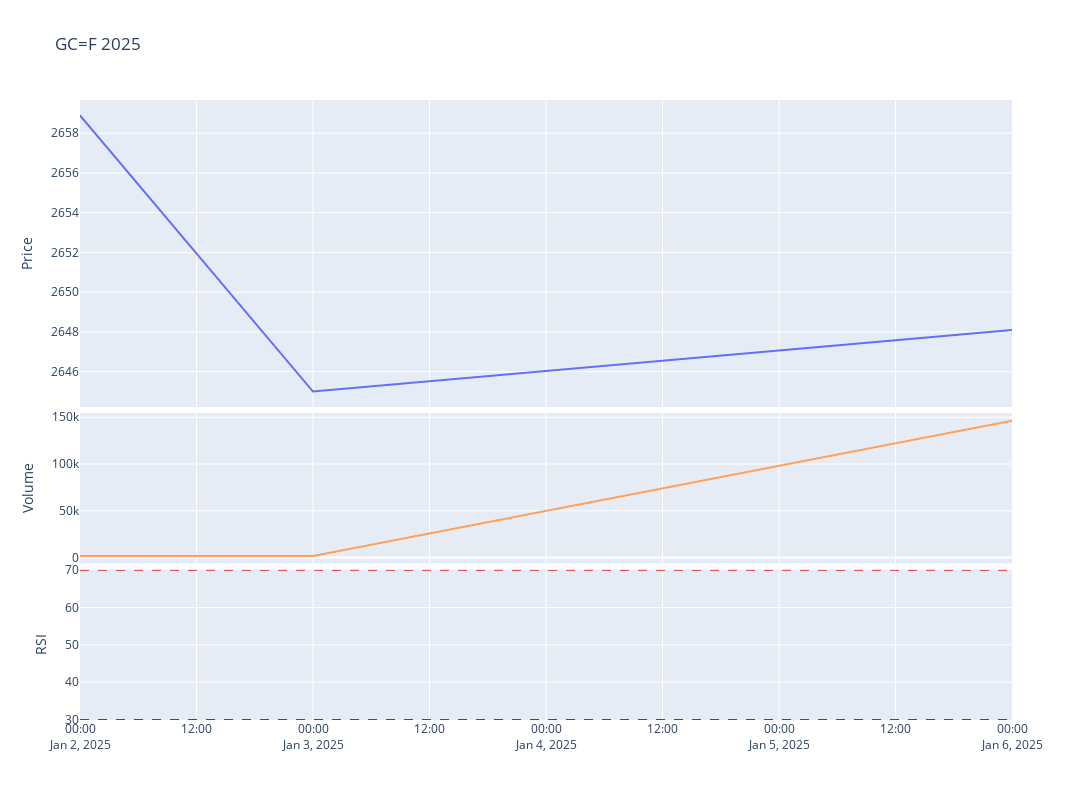

Here is the notebook cell this chart was saved with:
### Code cell
# Plot the adjusted close price
fig = make_subplots(rows=4, cols=1,shared_xaxes=True,vertical_spacing=0.01,specs=[[{'rowspan':2,'colspan':1}],[None],[{'rowspan':1,'colspan':1}],[{'rowspan':1,'colspan':1}]])

# Graph (1,1)
fig.add_trace(go.Scatter(x=stock_ticker['Adj Close'].loc[year].index,y=stock_ticker['Adj Close'].loc[year],mode="lines",name=f'{ticker}'),row=1,col=1)
fig.add_trace(go.Scatter(x=stock_ticker['BB_Lower'].loc[year].index,y=stock_ticker['BB_Lower'].loc[year],mode="lines",name='BB_Lower'),row=1,col=1)
fig.add_trace(go.Scatter(x=stock_ticker['BB_Upper'].loc[year].index,y=stock_ticker['BB_Upper'].loc[year],mode="lines",name='BB_Upper'),row=1,col=1)
fig.add_trace(go.Scatter(x=stock_ticker['MMA20'].loc[year].index,y=stock_ticker['MMA20'].loc[year],mode="lines",name='MMA20'),row=1,col=1)
# Update xaxis properties
fig.update_yaxes(title_text="Price", row=1, col=1)

# Graph (3,1)
fig.add_trace(go.Scatter(x=stock_ticker['Volume'].loc[year].index,y=stock_ticker['Volume'].loc[year],mode="lines",name='Volume'),row=3, col=1)
fig.add_trace(go.Scatter(x=stock_ticker['Volume'].loc[year].index,y=stock_ticker['Volume'].loc[year].rolling(20).mean(),mode="lines",name='MMA20'),row=3,col=1)
fig.update_yaxes(title_text="Volume", row=3, col=1)

# Graph (4,1)
fig.add_trace(go.Scatter(x=stock_ticker['RSI'].loc[year].index,y=stock_ticker['RSI'].loc[year],mode="lines",name='RSI'),row=4, col=1)
fig.add_hline(y=30, line_width=1, line_dash="dash", line_color="green",row=4,col=1)
fig.add_hline(y=70, line_width=1, line_dash="dash", line_color="red",row=4,col=1)
fig.update_yaxes(title_text="RSI", row=4, col=1)

fig.update_layout(height=800, width=1300,showlegend=False,title=f"{ticker} {year}")

fig.show()

### Figure 1 — Plotly figure (JSON) as saved in the notebook; plotly's stock layout.template omitted (floating-point values rounded to 4 significant figures)
{"data": [{"mode": "lines", "name": "GC=F", "type": "scatter", "x": ["2025-01-02T00:00:00", "2025-01-03T00:00:00", "2025-01-06T00:00:00"], "xaxis": "x", "y": [2659.0, 2645, 2648.0], "yaxis": "y"}, {"mode": "lines", "name": "BB_Lower", "type": "scatter", "x": ["2025-01-02T00:00:00", "2025-01-03T00:00:00", "2025-01-06T00:00:00"], "xaxis": "x", "y": [null, null, null], "yaxis": "y"}, {"mode": "lines", "name": "BB_Upper", "type": "scatter", "x": ["2025-01-02T00:00:00", "2025-01-03T00:00:00", "2025-01-06T00:00:00"], "xaxis": "x", "y": [null, null, null], "yaxis": "y"}, {"mode": "lines", "name": "MMA20", "type": "scatter", "x": ["2025-01-02T00:00:00", "2025-01-03T00:00:00", "2025-01-06T00:00:00"], "xaxis": "x", "y": [null, null, null], "yaxis": "y"}, {"mode": "lines", "name": "Volume", "type": "scatter", "x": ["2025-01-02T00:00:00", "2025-01-03T00:00:00", "2025-01-06T00:00:00"], "xaxis": "x2", "y": [1728, 1728, 146434], "yaxis": "y2"}, {"mode": "lines", "name": "MMA20", "type": "scatter", "x": ["2025-01-02T00:00:00", "2025-01-03T00:00:00", "2025-01-06T00:00:00"], "xaxis": "x2", "y": [null, null, null], "yaxis": "y2"}, {"mode": "lines", "name": "RSI", "type": "scatter", "x": ["2025-01-02T00:00:00", "2025-01-03T00:00:00", "2025-01-06T00:00:00"], "xaxis": "x3", "y": [null, null, null], "yaxis": "y3"}], "layout": {"height": 800, "shapes": [{"line": {"color": "green", "dash": "dash", "width": 1}, "type": "line", "x0": 0, "x1": 1, "xref": "x3 domain", "y0": 30, "y1": 30, "yref": "y3"}, {"line": {"color": "red", "dash": "dash", "width": 1}, "type": "line", "x0": 0, "x1": 1, "xref": "x3 domain", "y0": 70, "y1": 70, "yref": "y3"}], "showlegend": false, "title": {"text": "GC=F 2025"}, "width": 1300, "xaxis": {"anchor": "y", "domain": [0, 1], "matches": "x3", "showticklabels": false}, "xaxis2": {"anchor": "y2", "domain": [0, 1], "matches": "x3", "showticklabels": false}, "xaxis3": {"anchor": "y3", "domain": [0, 1]}, "yaxis": {"anchor": "x", "domain": [0.505, 1], "title": {"text": "Price"}}, "yaxis2": {"anchor": "x2", "domain": [0.2525, 0.495], "title": {"text": "Volume"}}, "yaxis3": {"anchor": "x3", "domain": [0, 0.2425], "title": {"text": "RSI"}}}}
